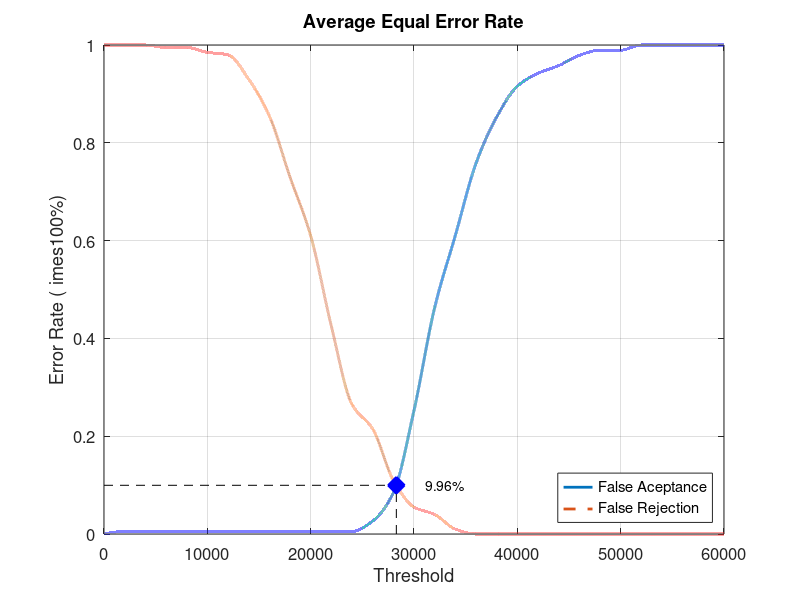
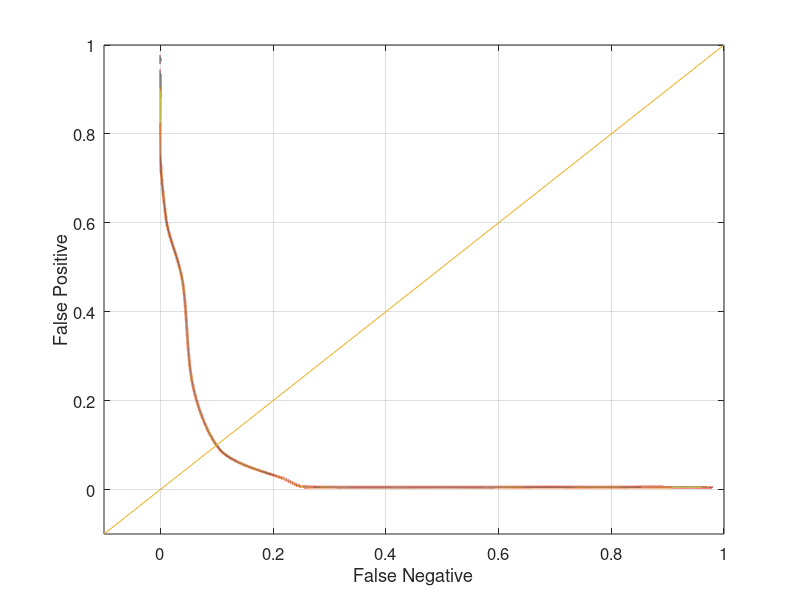

Source code (MATLAB) for these figures, in order:
close all;
clear;
clc;
x = 0:2000:60000;
xq = 0:0.5:60000;

y0 = [0 0.00526316 0.00526316 0.00526316 0.00526316 0.00526316 0.00526316 0.00526316 0.00526316 0.00526316 0.00526316 0.00526316 0.00526316 0.0263158 0.0842105 0.252632 0.463158 0.610526 0.757895 0.852632 0.915789 0.942105 0.957895 0.978947 0.989474 0.989474 1 1 1 1 1]
yy0 = interp1(x, y0, xq, 'pchip');
y1 = [1 1 1 0.995 0.995 0.985 0.98 0.93 0.855 0.73 0.61 0.425 0.265 0.215 0.11 0.055 0.04 0.01 0 0 0 0 0 0 0 0 0 0 0 0 0]
yy1 = interp1(x, y1, xq, 'pchip');

% Calculating EER: 
y2 = abs(y0 - y1);
find(y2 == min(y2))
yy2 = abs(yy0 - yy1);
xEER = find(yy2 == min(yy2));
xEERIndex = xq(xEER) % X-axis EER
yEER = yy0(xEER) % Y-axis EER

main = figure
plot(xq, yy0,'-','LineWidth', 2);	hold on
plot(xq, yy1,'--','LineWidth', 2);	hold on
plot([xEERIndex xEERIndex], [0 yEER], 'k--');	hold on
plot([0 xEERIndex], [yEER yEER], 'k--');	hold on
plot(xEERIndex, yEER, 'bx', 'LineWidth', 10);	hold on
text(xEERIndex + 10 * xEERIndex / 100, yEER, [num2str(round((10000 * yEER)) / 100) '%'])
legend('False Aceptance', 'False Rejection', 'Location', 'SouthEast')
xlabel('Threshold')
ylabel('Error Rate (	imes100%)')
title('Average Equal Error Rate')
set(gca, 'FontSize', 12)
axis([0 60000 0 1])
grid on

print(main, 'Database4_2Main', '-dpng');
FNRxFPR = figure('Color', [1 1 1]);
plot(yy1, yy0, '-', yy1, yy0, 'LineWidth', 2);
hold on
y = -0.1:0.1:1
plot(y, y); 
set(gca, 'FontSize', 12)
xlabel('False Negative')
ylabel('False Positive')
axis([-0.1 1 -0.1 1])
set(gca, 'FontSize', 12)
grid on

print(FNRxFPR, 'Database4_2FNRxFPR','-dpng');
